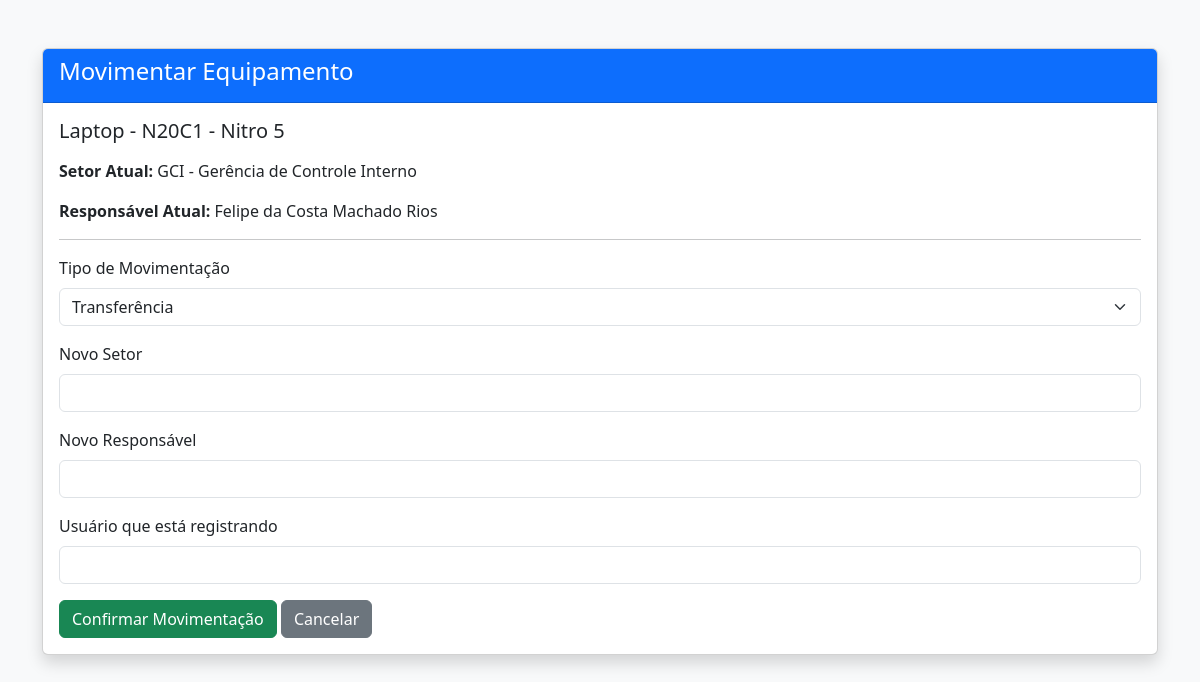
Page /movimentar/4 on the committed database.
### tables this page shows
CREATE TABLE equipamentos (
            id INTEGER PRIMARY KEY AUTOINCREMENT,
            tipo TEXT,
            marca TEXT,
            modelo TEXT,
            numero_serie TEXT,
            service_tag TEXT,
            tombamento TEXT,
            especificacoes TEXT,
            locado TEXT,
            setor TEXT,
            responsavel TEXT,
            observacoes TEXT,
            status TEXT DEFAULT 'ATIVO'
        );

### app.py (the view, shortened to what this page needs)
@app.route("/movimentar/<int:id>", methods=["GET", "POST"])
def movimentar(id):
    conn = sqlite3.connect(DATABASE)
    conn.row_factory = sqlite3.Row
    cursor = conn.cursor()
    cursor.execute("SELECT * FROM equipamentos WHERE id = ?", (id,))
    equipamento = cursor.fetchone()
    if not equipamento:
        conn.close()
        return "Equipamento não encontrado"
    conn.close()
    return render_template("movimentar.html", equipamento=equipamento)

### templates/movimentar.html (shortened to what this page needs)
<!DOCTYPE html>
<html lang="pt-br">
<head>
    <link href="https://cdn.jsdelivr.net/npm/bootstrap@5.3.2/dist/css/bootstrap.min.css" rel="stylesheet">
</head>
<body class="bg-light">
<div class="container mt-5">
    <div class="card shadow">
        <div class="card-header bg-primary text-white">
            <h4>Movimentar Equipamento</h4>
        </div>
        <div class="card-body">
            <h5 class="mb-3">
                {{ equipamento["tipo"] }} - {{ equipamento["modelo"] }}
            </h5>
            <p><strong>Setor Atual:</strong> {{ equipamento["setor"] }}</p>
            <p><strong>Responsável Atual:</strong> {{ equipamento["responsavel"] }}</p>
            <hr>
            <form method="POST">
                <div class="mb-3">
                    <label class="form-label">Tipo de Movimentação</label>
                    <select name="tipo_movimentacao" class="form-select">
                        <option value="TRANSFERENCIA">Transferência</option>
                    </select>
                </div>
                <div class="mb-3">
                    <label class="form-label">Novo Setor</label>
                    <input type="text" name="para_setor" class="form-control" required>
                </div>
                <div class="mb-3">
                    <label class="form-label">Novo Responsável</label>
                    <input type="text" name="responsavel" class="form-control" required>
                </div>
                <div class="mb-3">
                    <label class="form-label">Usuário que está registrando</label>
                    <input type="text" name="usuario" class="form-control" required>
                </div>
                <button type="submit" class="btn btn-success">
                    Confirmar Movimentação
                </button>
                <a href="/equipamentos" class="btn btn-secondary">
                    Cancelar
                </a>
            </form>
        </div>
    </div>
</div>
</body>
</html>

### rows in the picture
equipamentos: tipo "Laptop", modelo "N20C1 - Nitro 5", setor "GCI - Gerência de Controle Interno", responsavel "Felipe da Costa Machado Rios"
